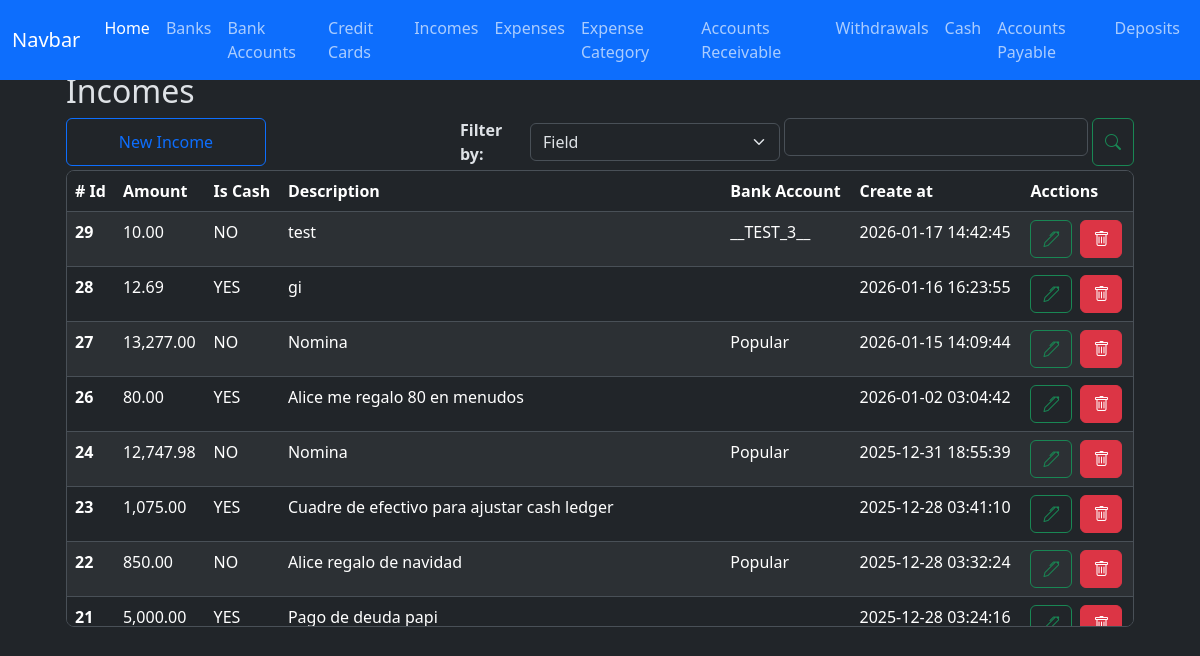
/incomes/index, run on the app's committed database.
### app/models/income.py (models this page shows, shortened)
class Income(db.Model):
    __tablename__ = 'incomes'
    id = db.Column(db.Integer, primary_key=True)
    amount = db.Column(db.Numeric(10,2), nullable=False, default=0.00)
    is_cash = db.Column(db.Boolean, nullable=False, default=False)
    code = db.Column(db.String(50), nullable=False, server_default='TEMP')
    description = db.Column(db.String(255))
    bank_account_id = db.Column(db.Integer, db.ForeignKey('bank_accounts.id'))
    created_at = db.Column(db.DateTime(timezone=True), server_default=func.now())
    updated_at = db.Column(db.DateTime(timezone=True), onupdate=func.now())
    bank_account = relationship('BankAccount', back_populates='incomes')

### app/models/bank_account.py (models this page shows)
class BankAccount(db.Model):
    __tablename__ = 'bank_accounts'
    id = db.Column(db.Integer, primary_key=True)
    nick_name = db.Column(db.String(120))
    amount_available = db.Column(db.Numeric(10, 2), nullable=False)
    is_active = db.Column(db.Boolean, default=True)
    account_number = db.Column(db.Integer, nullable=True)
    bank_id = db.Column(db.Integer, db.ForeignKey('banks.id'))
    created_at = db.Column(db.DateTime(timezone=True), server_default=func.now())
    updated_at = db.Column(db.DateTime(timezone=True), onupdate=func.now())
    bank = relationship('Bank', back_populates='bank_accounts')
    expenses = relationship('Expense', back_populates='bank_account', order_by='desc(Expense.created_at)')
    incomes = relationship('Income', back_populates='bank_account', order_by='desc(Income.created_at)')
    credit_card_payments = relationship('CreditCardPayment', back_populates='bank_account', order_by='desc(CreditCardPayment.created_at)')
    withdrawals = relationship('Withdrawal', back_populates='bank_account', order_by='desc(Withdrawal.created_at)')
    loans = relationship('Loan', back_populates='bank_account', order_by='desc(Loan.created_at)')
    loan_payments = relationship('LoanPayment', back_populates='bank_account', order_by='desc(LoanPayment.created_at)')
    debts = relationship('Debt', back_populates='bank_account', order_by='desc(Debt.created_at)')
    debt_payments = relationship('DebtPayment', back_populates='bank_account', order_by='desc(DebtPayment.created_at)')
    transaction_ledger = relationship('BankAccountTransactionsLedger', back_populates='bank_account')
    deposits = relationship('Deposit', back_populates='bank_account', order_by='desc(Deposit.created_at)')
    outgoing_transfers = relationship('BankTransfer', foreign_keys='BankTransfer.from_bank_account_id', back_populates='from_bank_account', order_by='desc(BankTransfer.created_at)')
    incoming_transfers = relationship('BankTransfer', foreign_keys='BankTransfer.to_bank_account_id', back_populates='to_bank_account', order_by='desc(BankTransfer.created_at)')

### app/routes/income_routes.py (the view)
@income_bp.route('/index', methods=['GET', 'POST'])
def index():
    incomes = Income.query.order_by(Income.created_at.desc()).all()
    bank_accounts = BankAccount.query.all()
    context = {
        'incomes': incomes,
        'bank_accounts': bank_accounts,
        'format_amount': format_amount,
        'total_amount': total_amount,
    }
    return render_template('incomes/index.html', **context)

### app/utils/numeric_casting.py (called while the page is built)
def format_amount(value):
    try:
        return f'{value:,.2f}';
    except Exception as e:
        return None

### app/templates/incomes/index.html (shortened to what this page needs)
{% extends 'layout.html' %}
{% block content %}
    <div class="container w-100">
        <h2>Incomes</h2>
        <div class="d-flex justify-content-start gap-1 flex-wrap flex-md-nowrap mt-2">
            <button
                type="button"
                id="btn-create-expense-id"
                class="btn btn-outline-primary me-auto me-md-auto w-100 w-md-auto"
                style="max-width: 200px;"
                data-bs-toggle="modal"
                data-bs-target="#create-income"
            >New Income</i>
            </button>
            <div class="d-flex gap-1 w-100 align-items-center" style="max-width: 320px;">
                <div class="w-md-auto mt-md-0">
                    <label for="" class="fs-6 fw-bold">Filter by: </label>
                </div>
                <div class="w-100 w-md-auto mt-md-0" style="max-width: 250px;">
                    <select class="form-select" id="select-filter-type-id">
                        <option value="field">Field</option>
                    </select>
                </div>
            </div>
            <div class="d-flex gap-1 w-100" style="max-width: 350px;">
                <div class="w-100 w-md-auto mt-md-0">
                    <input type="text" class="form-control" id="filter-input-id">
                </div>
                <button type="button" class="btn btn-outline-success" id="btn-search-id"><i class="bi bi-search"></i></button>
            </div>
        </div>
        <div class="table-responsive overflow-y-auto border rounded-3 mt-1" style="max-height: 457px;">
            <table class="table table-striped  table-hover">
                <thead class="sticky-top">
                    <tr>
                    <th scope="col"># Id</th>
                    <th scope="col">Amount</th>
                    <th scope="col">Is Cash</th>
                    <th scope="col">Description</th>
                    <th scope="col">Bank Account</th>
                    <th scope="col">Create at</th>
                    <th scope="col">Acctions</th>
                    </tr>
                </thead>
                <tbody id="incomes-table-body-id">
                  {% for income in incomes %}
                    <tr>
                        <th scope="row">{{ income.id }}</th>
                        <td>{{ format_amount(income.amount) }}</td>
                        <td>{{ 'YES' if income.is_cash else 'NO'}}</td>
                        <td>{{ income.description if income.description else '-'}}</td>
                        <td>{{ income.bank_account.nick_name }}</td>
                        <td>{{ income.created_at }}</td>
                        <td>
                            <div class="d-flex gap-2">
                                <button
                                    type="button"
                                    class="btn btn-outline-success"
                                    data-bs-toggle="modal"
                                    data-bs-target="#edit-income"
                                    data-income-id="{{ income.id }}"
                                    data-amount="{{ income.amount }}"
                                    data-is-cash="{{ income.is_cash }}"
                                    data-description="{{ income.description if income.description else '' }}"
                                    data-bank-account-id="{{ income.bank_account_id }}"
                                >
                                    <i class="bi bi-pen"></i>
                                </button>
                                <a href="{{ url_for('income.delete', id=income.id ) }}" class="btn btn-danger"><i class="bi bi-trash"></i></a>
                            </div>
                        </td>
                    </tr>
                  {% endfor %}
                </tbody>
            </table>
        </div>
    </div>
<link href="https://cdn.jsdelivr.net/npm/@sweetalert2/theme-dark@5/dark.css" rel="stylesheet">
<link rel="stylesheet" href="https://cdn.jsdelivr.net/npm/flatpickr/dist/flatpickr.min.css">
{% endblock %}

### data on the page
Income: id "29", amount "10.00", is_cash "NO", description "test", bank_account.nick_name "__TEST_3__", created_at "2026-01-17 14:42:45"
Income: id "28", amount "12.69", is_cash "YES", description "gi", created_at "2026-01-16 16:23:55"
Income: id "27", amount "13,277.00", is_cash "NO", description "Nomina", bank_account.nick_name "Popular", created_at "2026-01-15 14:09:44"
Income: id "26", amount "80.00", is_cash "YES", description "Alice me regalo 80 en menudos", created_at "2026-01-02 03:04:42"
Income: id "24", amount "12,747.98", is_cash "NO", description "Nomina", bank_account.nick_name "Popular", created_at "2025-12-31 18:55:39"
Income: id "23", amount "1,075.00", is_cash "YES", description "Cuadre de efectivo para ajustar cash ledger", created_at "2025-12-28 03:41:10"
Income: id "22", amount "850.00", is_cash "NO", description "Alice regalo de navidad", bank_account.nick_name "Popular", created_at "2025-12-28 03:32:24"
Income: id "21", amount "5,000.00", is_cash "YES", description "Pago de deuda papi", created_at "2025-12-28 03:24:16"
